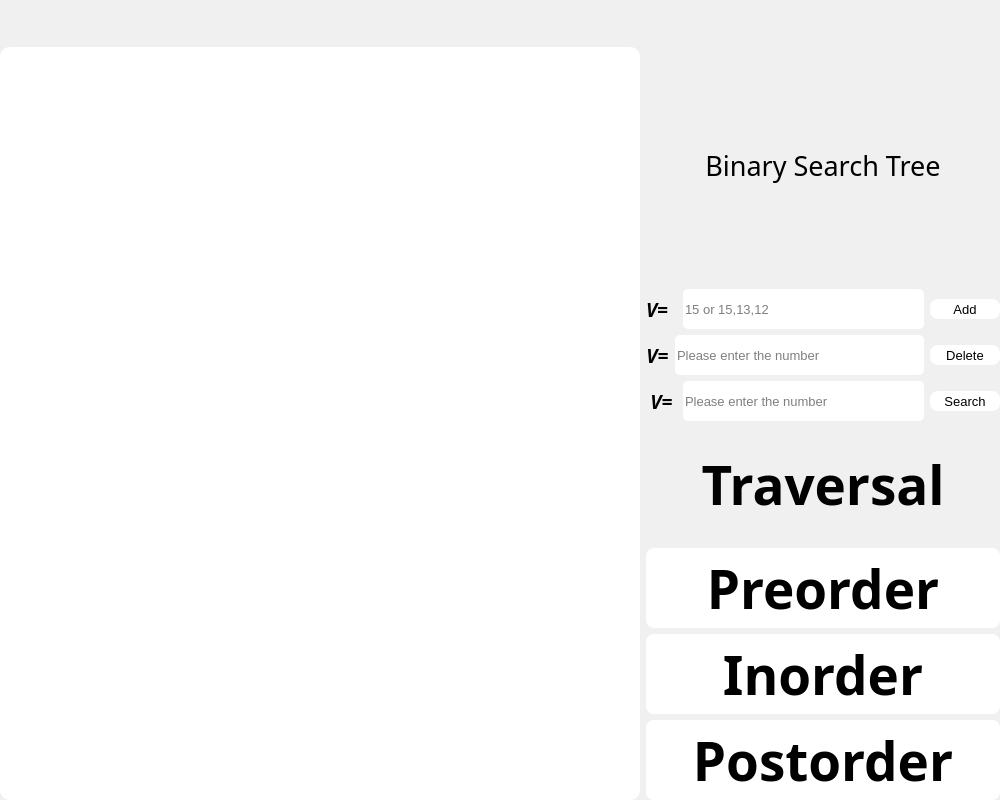
<?xml version="1.0" encoding="UTF-8"?>
<ui version="4.0">
 <class>MainWindow</class>
 <widget class="QMainWindow" name="MainWindow">
  <property name="geometry">
   <rect>
    <x>0</x>
    <y>0</y>
    <width>1000</width>
    <height>800</height>
   </rect>
  </property>
  <property name="minimumSize">
   <size>
    <width>1000</width>
    <height>800</height>
   </size>
  </property>
  <property name="windowTitle">
   <string>MainWindow</string>
  </property>
  <widget class="QWidget" name="centralwidget">
   <widget class="MyWidget" name="widget" native="true">
    <property name="geometry">
     <rect>
      <x>0</x>
      <y>0</y>
      <width>1000</width>
      <height>800</height>
     </rect>
    </property>
    <property name="minimumSize">
     <size>
      <width>1000</width>
      <height>800</height>
     </size>
    </property>
    <property name="styleSheet">
     <string notr="true">background-color: rgb(240, 240, 240);
border-radius:10px;</string>
    </property>
    <layout class="QVBoxLayout" name="verticalLayout_4">
     <item>
      <layout class="QHBoxLayout" name="horizontalLayout_4">
       <item>
        <widget class="QPushButton" name="button_setting">
         <property name="minimumSize">
          <size>
           <width>41</width>
           <height>41</height>
          </size>
         </property>
         <property name="styleSheet">
          <string notr="true">image: url(:/icon/icons/setting.png);
border:none;</string>
         </property>
         <property name="text">
          <string/>
         </property>
        </widget>
       </item>
       <item>
        <spacer name="horizontalSpacer">
         <property name="orientation">
          <enum>Qt::Horizontal</enum>
         </property>
         <property name="sizeHint" stdset="0">
          <size>
           <width>40</width>
           <height>20</height>
          </size>
         </property>
        </spacer>
       </item>
       <item>
        <widget class="QPushButton" name="button_enlarge">
         <property name="minimumSize">
          <size>
           <width>41</width>
           <height>41</height>
          </size>
         </property>
         <property name="styleSheet">
          <string notr="true">image: url(:/icon/icons/enlarge.png);
border:none;</string>
         </property>
         <property name="text">
          <string/>
         </property>
        </widget>
       </item>
       <item>
        <widget class="QPushButton" name="button_close">
         <property name="minimumSize">
          <size>
           <width>41</width>
           <height>41</height>
          </size>
         </property>
         <property name="styleSheet">
          <string notr="true">image: url(:/icon/icons/close.png);
border:none;</string>
         </property>
         <property name="text">
          <string/>
         </property>
        </widget>
       </item>
      </layout>
     </item>
     <item>
      <layout class="QHBoxLayout" name="horizontalLayout_5">
       <item>
        <widget class="BinarySearchTreeView" name="graphicsView">
         <property name="minimumSize">
          <size>
           <width>640</width>
           <height>620</height>
          </size>
         </property>
         <property name="styleSheet">
          <string notr="true">background-color: rgb(255, 255, 255);
border-radius:10px;</string>
         </property>
        </widget>
       </item>
       <item>
        <layout class="QVBoxLayout" name="verticalLayout_3">
         <item>
          <layout class="QVBoxLayout" name="verticalLayout_2">
           <item>
            <widget class="QLabel" name="label_title">
             <property name="font">
              <font>
               <family>微软雅黑</family>
               <pointsize>20</pointsize>
               <bold>false</bold>
              </font>
             </property>
             <property name="text">
              <string>Binary Search Tree</string>
             </property>
             <property name="alignment">
              <set>Qt::AlignCenter</set>
             </property>
            </widget>
           </item>
           <item>
            <layout class="QHBoxLayout" name="horizontalLayout">
             <item>
              <widget class="QLabel" name="label_add">
               <property name="minimumSize">
                <size>
                 <width>31</width>
                 <height>31</height>
                </size>
               </property>
               <property name="font">
                <font>
                 <family>华文楷体</family>
                 <pointsize>14</pointsize>
                 <italic>true</italic>
                 <bold>true</bold>
                </font>
               </property>
               <property name="text">
                <string>V=</string>
               </property>
              </widget>
             </item>
             <item>
              <widget class="QLineEdit" name="lineEdit_add">
               <property name="minimumSize">
                <size>
                 <width>160</width>
                 <height>40</height>
                </size>
               </property>
               <property name="font">
                <font>
                 <pointsize>10</pointsize>
                </font>
               </property>
               <property name="styleSheet">
                <string notr="true">QLineEdit{
	
	background-color: rgb(255, 255, 255);
	border-radius: 5px;
}</string>
               </property>
               <property name="placeholderText">
                <string>15 or 15,13,12</string>
               </property>
              </widget>
             </item>
             <item>
              <widget class="QPushButton" name="button_add">
               <property name="minimumSize">
                <size>
                 <width>70</width>
                 <height>20</height>
                </size>
               </property>
               <property name="font">
                <font>
                 <pointsize>10</pointsize>
                </font>
               </property>
               <property name="styleSheet">
                <string notr="true">QPushButton{
	background-color: rgb(255, 255, 255);
	border-radius:8px;
}
QPushButton:hover {
	background-color: rgb(250, 250, 250);
}</string>
               </property>
               <property name="text">
                <string>Add</string>
               </property>
              </widget>
             </item>
            </layout>
           </item>
           <item>
            <layout class="QHBoxLayout" name="horizontalLayout_2">
             <item>
              <widget class="QLabel" name="label_delet">
               <property name="font">
                <font>
                 <family>华文楷体</family>
                 <pointsize>14</pointsize>
                 <italic>true</italic>
                 <bold>true</bold>
                </font>
               </property>
               <property name="text">
                <string>V=</string>
               </property>
               <property name="alignment">
                <set>Qt::AlignCenter</set>
               </property>
              </widget>
             </item>
             <item>
              <widget class="QLineEdit" name="lineEdit_delete">
               <property name="minimumSize">
                <size>
                 <width>160</width>
                 <height>40</height>
                </size>
               </property>
               <property name="font">
                <font>
                 <pointsize>10</pointsize>
                 <bold>false</bold>
                </font>
               </property>
               <property name="styleSheet">
                <string notr="true">QLineEdit{
	background-color: rgb(255, 255, 255);
	border-radius: 5px;
}</string>
               </property>
               <property name="placeholderText">
                <string>Please enter the number</string>
               </property>
              </widget>
             </item>
             <item>
              <widget class="QPushButton" name="button_delete">
               <property name="minimumSize">
                <size>
                 <width>70</width>
                 <height>20</height>
                </size>
               </property>
               <property name="font">
                <font>
                 <pointsize>10</pointsize>
                </font>
               </property>
               <property name="styleSheet">
                <string notr="true">QPushButton{
	background-color: rgb(255, 255, 255);
	border-radius:8px;
}
QPushButton:hover {
	background-color: rgb(250, 250, 250);
}</string>
               </property>
               <property name="text">
                <string>Delete</string>
               </property>
              </widget>
             </item>
            </layout>
           </item>
           <item>
            <layout class="QHBoxLayout" name="horizontalLayout_3">
             <item>
              <widget class="QLabel" name="label_search">
               <property name="minimumSize">
                <size>
                 <width>31</width>
                 <height>31</height>
                </size>
               </property>
               <property name="font">
                <font>
                 <family>华文楷体</family>
                 <pointsize>14</pointsize>
                 <italic>true</italic>
                 <bold>true</bold>
                </font>
               </property>
               <property name="text">
                <string>V=</string>
               </property>
               <property name="alignment">
                <set>Qt::AlignCenter</set>
               </property>
              </widget>
             </item>
             <item>
              <widget class="QLineEdit" name="lineEdit_search">
               <property name="minimumSize">
                <size>
                 <width>160</width>
                 <height>40</height>
                </size>
               </property>
               <property name="font">
                <font>
                 <family>Microsoft YaHei UI</family>
                 <pointsize>10</pointsize>
                 <bold>false</bold>
                </font>
               </property>
               <property name="styleSheet">
                <string notr="true">QLineEdit{
	background-color: rgb(255, 255, 255);
	border-radius: 5px;
}</string>
               </property>
               <property name="text">
                <string/>
               </property>
               <property name="placeholderText">
                <string>Please enter the number</string>
               </property>
              </widget>
             </item>
             <item>
              <widget class="QPushButton" name="button_search">
               <property name="minimumSize">
                <size>
                 <width>70</width>
                 <height>20</height>
                </size>
               </property>
               <property name="font">
                <font>
                 <pointsize>10</pointsize>
                </font>
               </property>
               <property name="styleSheet">
                <string notr="true">QPushButton{
	background-color: rgb(255, 255, 255);
	border-radius:8px;
}
QPushButton:hover {
	background-color: rgb(250, 250, 250);
}</string>
               </property>
               <property name="text">
                <string>Search</string>
               </property>
              </widget>
             </item>
            </layout>
           </item>
          </layout>
         </item>
         <item>
          <layout class="QVBoxLayout" name="verticalLayout">
           <item>
            <widget class="QLabel" name="label_traversal">
             <property name="minimumSize">
              <size>
               <width>200</width>
               <height>50</height>
              </size>
             </property>
             <property name="font">
              <font>
               <family>黑体</family>
               <pointsize>40</pointsize>
               <italic>false</italic>
               <bold>true</bold>
              </font>
             </property>
             <property name="text">
              <string>Traversal</string>
             </property>
             <property name="alignment">
              <set>Qt::AlignCenter</set>
             </property>
            </widget>
           </item>
           <item>
            <widget class="QPushButton" name="button_preorder">
             <property name="minimumSize">
              <size>
               <width>250</width>
               <height>80</height>
              </size>
             </property>
             <property name="font">
              <font>
               <family>华文楷体</family>
               <pointsize>40</pointsize>
               <bold>true</bold>
              </font>
             </property>
             <property name="styleSheet">
              <string notr="true">QPushButton{
	background-color: rgb(255, 255, 255);
	border-radius:8px;
}
QPushButton:hover {
	background-color: rgb(250, 250, 250);
}</string>
             </property>
             <property name="text">
              <string>Preorder</string>
             </property>
            </widget>
           </item>
           <item>
            <widget class="QPushButton" name="button_inorder">
             <property name="minimumSize">
              <size>
               <width>250</width>
               <height>80</height>
              </size>
             </property>
             <property name="font">
              <font>
               <family>华文楷体</family>
               <pointsize>40</pointsize>
               <italic>false</italic>
               <bold>true</bold>
              </font>
             </property>
             <property name="styleSheet">
              <string notr="true">QPushButton{
	background-color: rgb(255, 255, 255);
	border-radius:8px;
}
QPushButton:hover {
	background-color: rgb(250, 250, 250);
}</string>
             </property>
             <property name="text">
              <string>Inorder</string>
             </property>
            </widget>
           </item>
           <item>
            <widget class="QPushButton" name="button_postorder">
             <property name="minimumSize">
              <size>
               <width>250</width>
               <height>80</height>
              </size>
             </property>
             <property name="font">
              <font>
               <family>华文楷体</family>
               <pointsize>40</pointsize>
               <bold>true</bold>
              </font>
             </property>
             <property name="styleSheet">
              <string notr="true">QPushButton{
	background-color: rgb(255, 255, 255);
	border-radius:8px;
}
QPushButton:hover {
	background-color: rgb(250, 250, 250);
}</string>
             </property>
             <property name="text">
              <string>Postorder</string>
             </property>
            </widget>
           </item>
          </layout>
         </item>
        </layout>
       </item>
      </layout>
     </item>
    </layout>
   </widget>
  </widget>
 </widget>
 <customwidgets>
  <customwidget>
   <class>MyWidget</class>
   <extends>QWidget</extends>
   <header>MyWidget</header>
   <container>1</container>
  </customwidget>
  <customwidget>
   <class>BinarySearchTreeView</class>
   <extends>QGraphicsView</extends>
   <header>BinarySearchTreeView</header>
  </customwidget>
 </customwidgets>
 <resources>
  <include location="../res/resource.qrc"/>
 </resources>
 <connections>
  <connection>
   <sender>button_close</sender>
   <signal>clicked()</signal>
   <receiver>MainWindow</receiver>
   <slot>close()</slot>
   <hints>
    <hint type="sourcelabel">
     <x>965</x>
     <y>27</y>
    </hint>
    <hint type="destinationlabel">
     <x>986</x>
     <y>-11</y>
    </hint>
   </hints>
  </connection>
 </connections>
</ui>
